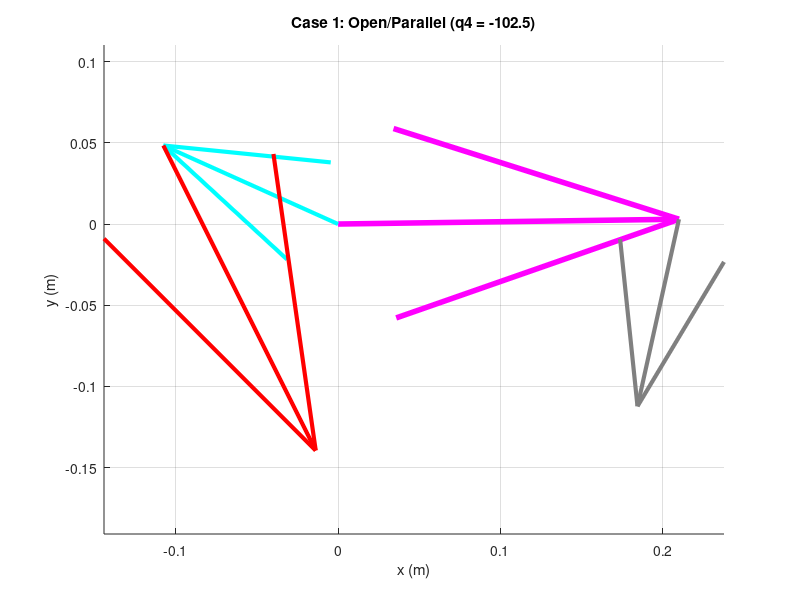
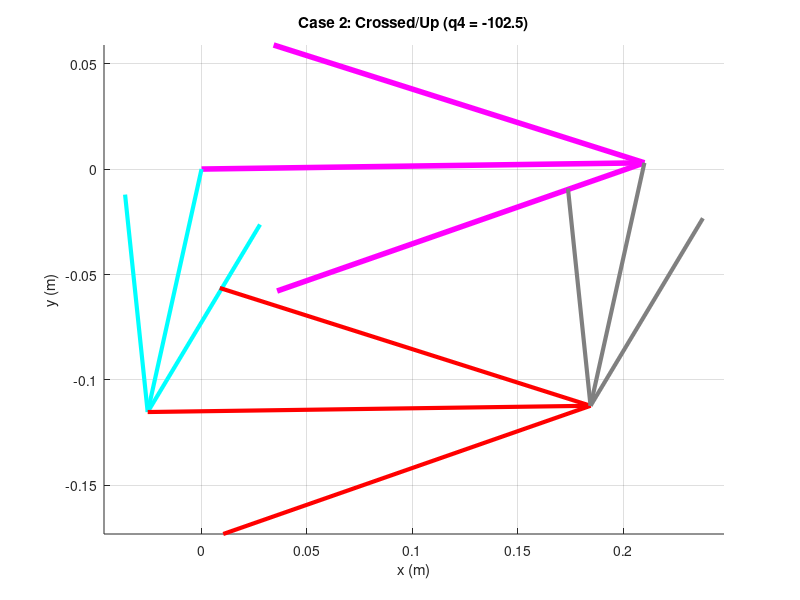

MATLAB code for these plots, in order:
clear all
close all
clc

% --- 1. Define Parameters (Unit: meters) ---
L1 = 0.210; % Ground (d) - Pink
L2 = 0.118; % Crank (a) - Cyan (Link 2)
L3 = 0.210; % Coupler (b) - Red (Link 3)
L4 = 0.118; % Rocker (c) - Grey (Link 4)

a = L2;
b = L3;
c = L4;
d = L1;

% Ground Offset
offset_deg = 0.81;
offset = deg2rad(offset_deg);

% --- 2. Define K Constants (Inverse Analysis: Link 4 is Input) ---
K1 = d/c; 
K2 = d/a;
K3 = (c^2 - b^2 + a^2 + d^2)/(2*c*a); 

% ==========================================
% CASE 1: Open/Parallel (Input Theta 4 = -102.5)
% (Link 2 will be DOWN)
% ==========================================
q4d = -102.5; % Using negative to force Link 4 DOWN
q4 = deg2rad(q4d) - offset; 

% --- Calculate Coefficients for Theta 2 ---
A = cos(q4) - K1 - K2*cos(q4) + K3;
B = -2*sin(q4);
C = K1 - (K2+1)*cos(q4) + K3;

% --- Calculate Coefficients for Theta 3 ---
P = -2*b*(d + c*cos(q4));
Q = -2*b*c*sin(q4);
R = d^2 + c^2 + b^2 - a^2 + 2*d*c*cos(q4);

D_coef = R - P;
E_coef = 2*Q;
F_coef = R + P;

% --- Solve for Theta 2 & 3 (Case 1: Parallel/Down) ---
% Using -sqrt for q2 (Usually gives the parallel/down solution)
q2_sol1 = 2*atan((-B - sqrt(B^2 - 4*A*C))/(2*A));
% Using -sqrt for q3 (Geometric match for parallel)
q3_sol1 = 2*atan((-E_coef - sqrt(E_coef^2 - 4*D_coef*F_coef))/(2*D_coef));

q2_d1 = rad2deg(q2_sol1) + offset_deg;
q3_d1 = rad2deg(q3_sol1) + offset_deg;


% ==========================================
% CASE 2: Crossed (Input Theta 4 = -102.5)
% (Link 2 will be UP)
% ==========================================
% q4 is the same

% --- Solve for Theta 2 & 3 (Case 2: Crossed/Up) ---
% Using +sqrt for q2 (Usually gives the crossed/up solution)
q2_sol2 = 2*atan((-B + sqrt(B^2 - 4*A*C))/(2*A));
% Using +sqrt for q3 (Geometric match for crossed)
q3_sol2 = 2*atan((-E_coef + sqrt(E_coef^2 - 4*D_coef*F_coef))/(2*D_coef));

q2_d2 = rad2deg(q2_sol2) + offset_deg;
q3_d2 = rad2deg(q3_sol2) + offset_deg;


% ==========================================
% Vector Calculation & Plotting
% ==========================================
% Ground Vector
RO4O2 = d*exp(j*offset); 
RO4O2x = real(RO4O2); RO4O2y = imag(RO4O2);

% --- Vector Case 1 (Open/Down) ---
RA1 = a*exp(j*(q2_sol1 + offset));        
RBA1 = b*exp(j*(q3_sol1 + offset));        
RBO4_1 = c*exp(j*(q4 + offset));    

RA1x = real(RA1); RA1y = imag(RA1);
RBA1x = real(RBA1); RBA1y = imag(RBA1); 
RBO4_1x = real(RBO4_1); RBO4_1y = imag(RBO4_1);

% --- Vector Case 2 (Crossed/Up) ---
RA2 = a*exp(j*(q2_sol2 + offset));        
RBA2 = b*exp(j*(q3_sol2 + offset));
RBO4_2 = c*exp(j*(q4 + offset));    

RA2x = real(RA2); RA2y = imag(RA2);
RBA2x = real(RBA2); RBA2y = imag(RBA2); 
RBO4_2x = real(RBO4_2); RBO4_2y = imag(RBO4_2);

% --- Plotting Case 1 ---
figure(1)
title(['Case 1: Open/Parallel (q4 = ' num2str(q4d) ')']);
hold on;
% Ground (Pink)
quiver(0,0, RO4O2x, RO4O2y, 0, 'Color', [1 0 1], 'MaxHeadSize', 0.5, 'LineWidth', 4); 
% Crank (Cyan) - Link 2
quiver(0,0, RA1x, RA1y, 0, 'cyan', 'MaxHeadSize', 0.5, 'LineWidth', 3); 
% Coupler (Red) - Link 3
quiver(RA1x, RA1y, RBA1x, RBA1y, 0, 'red', 'MaxHeadSize', 0.5, 'LineWidth', 3); 
% Rocker (Grey) - Link 4
quiver(RO4O2x, RO4O2y, RBO4_1x, RBO4_1y, 0, 'Color', [0.5 0.5 0.5], 'MaxHeadSize', 0.5, 'LineWidth', 3); 
axis equal; grid on;
xlabel('x (m)'); ylabel('y (m)');

% --- Plotting Case 2 ---
figure(2)
title(['Case 2: Crossed/Up (q4 = ' num2str(q4d) ')']);
hold on;
% Ground (Pink)
quiver(0,0, RO4O2x, RO4O2y, 0, 'Color', [1 0 1], 'MaxHeadSize', 0.5, 'LineWidth', 4); 
% Crank (Cyan) - Link 2
quiver(0,0, RA2x, RA2y, 0, 'cyan', 'MaxHeadSize', 0.5, 'LineWidth', 3); 
% Coupler (Red) - Link 3
quiver(RA2x, RA2y, RBA2x, RBA2y, 0, 'red', 'MaxHeadSize', 0.5, 'LineWidth', 3); 
% Rocker (Grey) - Link 4
quiver(RO4O2x, RO4O2y, RBO4_2x, RBO4_2y, 0, 'Color', [0.5 0.5 0.5], 'MaxHeadSize', 0.5, 'LineWidth', 3); 
axis equal; grid on;
xlabel('x (m)'); ylabel('y (m)');

% Display Results
disp('--- Results ---');
disp(['Case 1 (Open/Down): Theta 2 = ', num2str(q2_d1), ', Theta 3 = ', num2str(q3_d1)]);
disp(['Case 2 (Crossed/Up): Theta 2 = ', num2str(q2_d2), ', Theta 3 = ', num2str(q3_d2)]);
